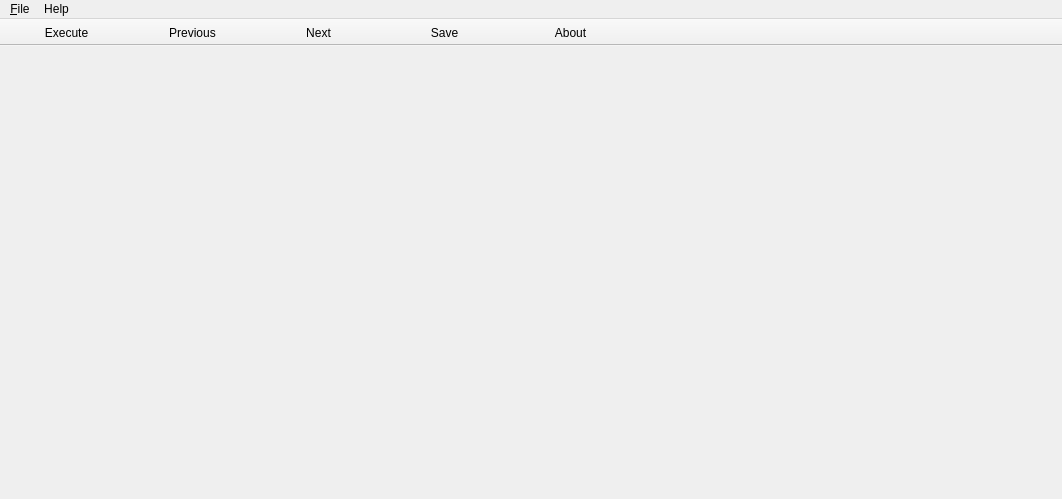
<?xml version="1.0" encoding="UTF-8"?>
<ui version="4.0">
 <class>tfusion</class>
 <widget class="QMainWindow" name="tfusion">
  <property name="windowModality">
   <enum>Qt::NonModal</enum>
  </property>
  <property name="enabled">
   <bool>true</bool>
  </property>
  <property name="geometry">
   <rect>
    <x>0</x>
    <y>0</y>
    <width>1062</width>
    <height>499</height>
   </rect>
  </property>
  <property name="minimumSize">
   <size>
    <width>0</width>
    <height>0</height>
   </size>
  </property>
  <property name="maximumSize">
   <size>
    <width>99999</width>
    <height>99999</height>
   </size>
  </property>
  <property name="baseSize">
   <size>
    <width>0</width>
    <height>0</height>
   </size>
  </property>
  <property name="contextMenuPolicy">
   <enum>Qt::DefaultContextMenu</enum>
  </property>
  <property name="windowTitle">
   <string>tfusion</string>
  </property>
  <property name="windowIcon">
   <iconset>
    <normaloff>:/icons/pace4.ico</normaloff>:/icons/pace4.ico</iconset>
  </property>
  <property name="autoFillBackground">
   <bool>true</bool>
  </property>
  <property name="styleSheet">
   <string notr="true"/>
  </property>
  <property name="toolButtonStyle">
   <enum>Qt::ToolButtonTextBesideIcon</enum>
  </property>
  <widget class="QWidget" name="centralWidget">
   <property name="sizePolicy">
    <sizepolicy hsizetype="Preferred" vsizetype="Preferred">
     <horstretch>0</horstretch>
     <verstretch>0</verstretch>
    </sizepolicy>
   </property>
  </widget>
  <widget class="QMenuBar" name="menuBar">
   <property name="geometry">
    <rect>
     <x>0</x>
     <y>0</y>
     <width>1062</width>
     <height>21</height>
    </rect>
   </property>
   <property name="autoFillBackground">
    <bool>false</bool>
   </property>
   <property name="defaultUp">
    <bool>false</bool>
   </property>
   <widget class="QMenu" name="menuFile">
    <property name="geometry">
     <rect>
      <x>2260</x>
      <y>108</y>
      <width>134</width>
      <height>146</height>
     </rect>
    </property>
    <property name="contextMenuPolicy">
     <enum>Qt::DefaultContextMenu</enum>
    </property>
    <property name="title">
     <string>&amp;File</string>
    </property>
    <addaction name="actionOpen"/>
    <addaction name="actionSave"/>
    <addaction name="actionSave_As"/>
    <addaction name="separator"/>
    <addaction name="actionExit"/>
   </widget>
   <widget class="QMenu" name="menuPage">
    <property name="title">
     <string>Help</string>
    </property>
    <addaction name="actionAbout"/>
    <addaction name="actionWeb_Documentation"/>
   </widget>
   <addaction name="menuFile"/>
   <addaction name="menuPage"/>
  </widget>
  <widget class="QToolBar" name="mainToolBar">
   <property name="windowTitle">
    <string/>
   </property>
   <property name="layoutDirection">
    <enum>Qt::LeftToRight</enum>
   </property>
   <property name="styleSheet">
    <string notr="true">QToolButton {
margin: 0 30px;
min-width:60px;
} 
</string>
   </property>
   <property name="movable">
    <bool>false</bool>
   </property>
   <property name="allowedAreas">
    <set>Qt::AllToolBarAreas</set>
   </property>
   <property name="iconSize">
    <size>
     <width>24</width>
     <height>24</height>
    </size>
   </property>
   <property name="toolButtonStyle">
    <enum>Qt::ToolButtonTextBesideIcon</enum>
   </property>
   <property name="floatable">
    <bool>true</bool>
   </property>
   <attribute name="toolBarArea">
    <enum>TopToolBarArea</enum>
   </attribute>
   <attribute name="toolBarBreak">
    <bool>false</bool>
   </attribute>
   <addaction name="actionExecute"/>
   <addaction name="action_Previous"/>
   <addaction name="actionNext"/>
   <addaction name="actionSave"/>
   <addaction name="actionAbout"/>
  </widget>
  <action name="actionExecute">
   <property name="icon">
    <iconset resource="icons/pace.qrc">
     <normaloff>:/bolt.png</normaloff>:/bolt.png</iconset>
   </property>
   <property name="text">
    <string>Execute</string>
   </property>
  </action>
  <action name="actionNext">
   <property name="icon">
    <iconset resource="icons/pace.qrc">
     <normaloff>:/arrow-right.png</normaloff>:/arrow-right.png</iconset>
   </property>
   <property name="text">
    <string>&amp;Next</string>
   </property>
  </action>
  <action name="action_Previous">
   <property name="icon">
    <iconset resource="icons/pace.qrc">
     <normaloff>:/arrow-left.png</normaloff>:/arrow-left.png</iconset>
   </property>
   <property name="text">
    <string>&amp;Previous</string>
   </property>
  </action>
  <action name="actionOpen">
   <property name="icon">
    <iconset resource="icons/pace.qrc">
     <normaloff>:/open.png</normaloff>:/open.png</iconset>
   </property>
   <property name="text">
    <string>&amp;Open...</string>
   </property>
  </action>
  <action name="actionSave">
   <property name="icon">
    <iconset resource="icons/pace.qrc">
     <normaloff>:/save.png</normaloff>:/save.png</iconset>
   </property>
   <property name="text">
    <string>&amp;Save</string>
   </property>
  </action>
  <action name="actionSave_As">
   <property name="text">
    <string>Save As...</string>
   </property>
  </action>
  <action name="actionPrint">
   <property name="icon">
    <iconset resource="icons/pace.qrc">
     <normaloff>:/print.gif</normaloff>:/print.gif</iconset>
   </property>
   <property name="text">
    <string>&amp;Print...</string>
   </property>
  </action>
  <action name="actionPrint_Results_File">
   <property name="text">
    <string>Print Results File...</string>
   </property>
  </action>
  <action name="actionPrint_Setup">
   <property name="text">
    <string>Print Setup...</string>
   </property>
  </action>
  <action name="actionExit">
   <property name="text">
    <string>Exit</string>
   </property>
  </action>
  <action name="actionWeb_Documentation">
   <property name="icon">
    <iconset resource="icons/pace.qrc">
     <normaloff>:/pace4.ico</normaloff>:/pace4.ico</iconset>
   </property>
   <property name="text">
    <string>Web Documentation</string>
   </property>
  </action>
  <action name="actionAbout">
   <property name="icon">
    <iconset resource="icons/pace.qrc">
     <normaloff>:/lisepp_small.bmp</normaloff>:/lisepp_small.bmp</iconset>
   </property>
   <property name="text">
    <string>&amp;About</string>
   </property>
   <property name="toolTip">
    <string>About PACE4</string>
   </property>
  </action>
 </widget>
 <layoutdefault spacing="6" margin="11"/>
 <resources>
  <include location="icons/pace.qrc"/>
 </resources>
 <connections/>
</ui>
